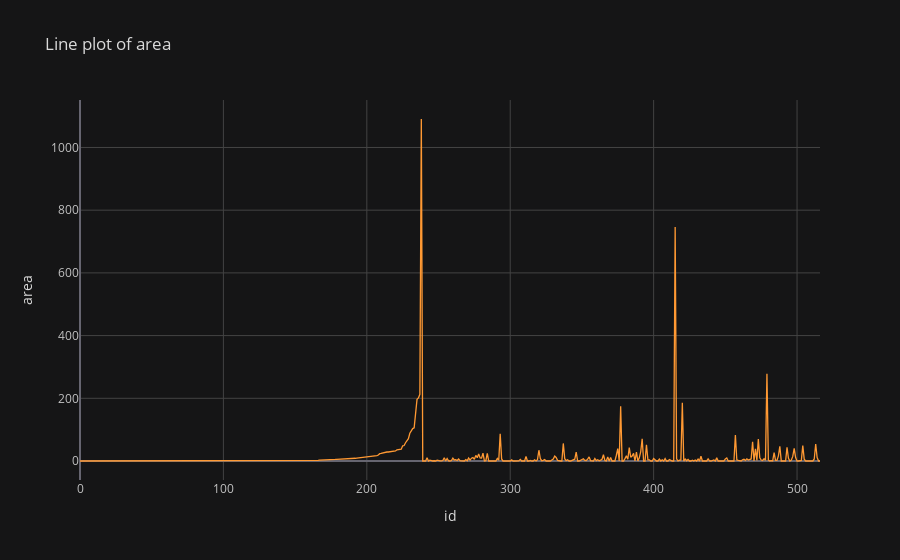

Notebook code for this chart:
### Markdown cell above
## Line plot of Area:

### Code cell
df['area'].iplot(title="Line plot of area",
                            yTitle='area',xTitle = 'id')

### Figure 1 — Plotly figure (JSON) as saved in the notebook; plotly's stock layout.template omitted (floating-point values rounded to 4 significant figures; data arrays with more than 128 entries replaced by an {"elided": "..."} marker saying what was removed)
{"data": [{"line": {"color": "rgba(255, 153, 51, 1.0)", "dash": "solid", "shape": "linear", "width": 1.3}, "mode": "lines", "name": "area", "text": "", "type": "scatter", "x": {"elided": "517 int values"}, "y": {"elided": "517 float values"}}], "layout": {"legend": {"bgcolor": "#151516", "font": {"color": "#D9D9D9"}}, "paper_bgcolor": "#151516", "plot_bgcolor": "#151516", "title": {"font": {"color": "#D9D9D9"}, "text": "Line plot of area"}, "xaxis": {"gridcolor": "#434343", "showgrid": true, "tickfont": {"color": "#C2C2C2"}, "title": {"font": {"color": "#D9D9D9"}, "text": "id"}, "zerolinecolor": "#666570"}, "yaxis": {"gridcolor": "#434343", "showgrid": true, "tickfont": {"color": "#C2C2C2"}, "title": {"font": {"color": "#D9D9D9"}, "text": "area"}, "zerolinecolor": "#666570"}}}
